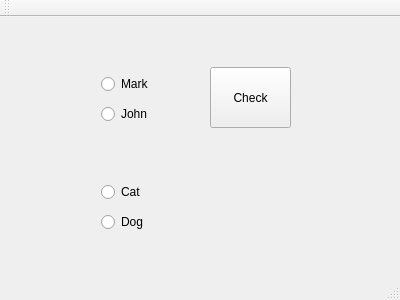
<?xml version="1.0" encoding="UTF-8"?>
<ui version="4.0">
 <class>MainWindow</class>
 <widget class="QMainWindow" name="MainWindow">
  <property name="geometry">
   <rect>
    <x>0</x>
    <y>0</y>
    <width>400</width>
    <height>300</height>
   </rect>
  </property>
  <property name="windowTitle">
   <string>MainWindow</string>
  </property>
  <widget class="QWidget" name="centralWidget">
   <widget class="QPushButton" name="pushButton">
    <property name="geometry">
     <rect>
      <x>210</x>
      <y>50</y>
      <width>81</width>
      <height>61</height>
     </rect>
    </property>
    <property name="text">
     <string>Check</string>
    </property>
   </widget>
   <widget class="QWidget" name="">
    <property name="geometry">
     <rect>
      <x>90</x>
      <y>42</y>
      <width>81</width>
      <height>81</height>
     </rect>
    </property>
    <layout class="QVBoxLayout" name="verticalLayout">
     <item>
      <widget class="QRadioButton" name="radioButton">
       <property name="text">
        <string>Mark</string>
       </property>
      </widget>
     </item>
     <item>
      <widget class="QRadioButton" name="radioButton_2">
       <property name="text">
        <string>John</string>
       </property>
      </widget>
     </item>
    </layout>
   </widget>
   <widget class="QWidget" name="">
    <property name="geometry">
     <rect>
      <x>90</x>
      <y>150</y>
      <width>81</width>
      <height>81</height>
     </rect>
    </property>
    <layout class="QVBoxLayout" name="verticalLayout_2">
     <item>
      <widget class="QRadioButton" name="radioButton_3">
       <property name="text">
        <string>Cat</string>
       </property>
      </widget>
     </item>
     <item>
      <widget class="QRadioButton" name="radioButton_4">
       <property name="text">
        <string>Dog</string>
       </property>
      </widget>
     </item>
    </layout>
   </widget>
  </widget>
  <widget class="QMenuBar" name="menuBar">
   <property name="geometry">
    <rect>
     <x>0</x>
     <y>0</y>
     <width>400</width>
     <height>21</height>
    </rect>
   </property>
  </widget>
  <widget class="QToolBar" name="mainToolBar">
   <attribute name="toolBarArea">
    <enum>TopToolBarArea</enum>
   </attribute>
   <attribute name="toolBarBreak">
    <bool>false</bool>
   </attribute>
  </widget>
  <widget class="QStatusBar" name="statusBar"/>
 </widget>
 <layoutdefault spacing="6" margin="11"/>
 <resources/>
 <connections/>
</ui>
